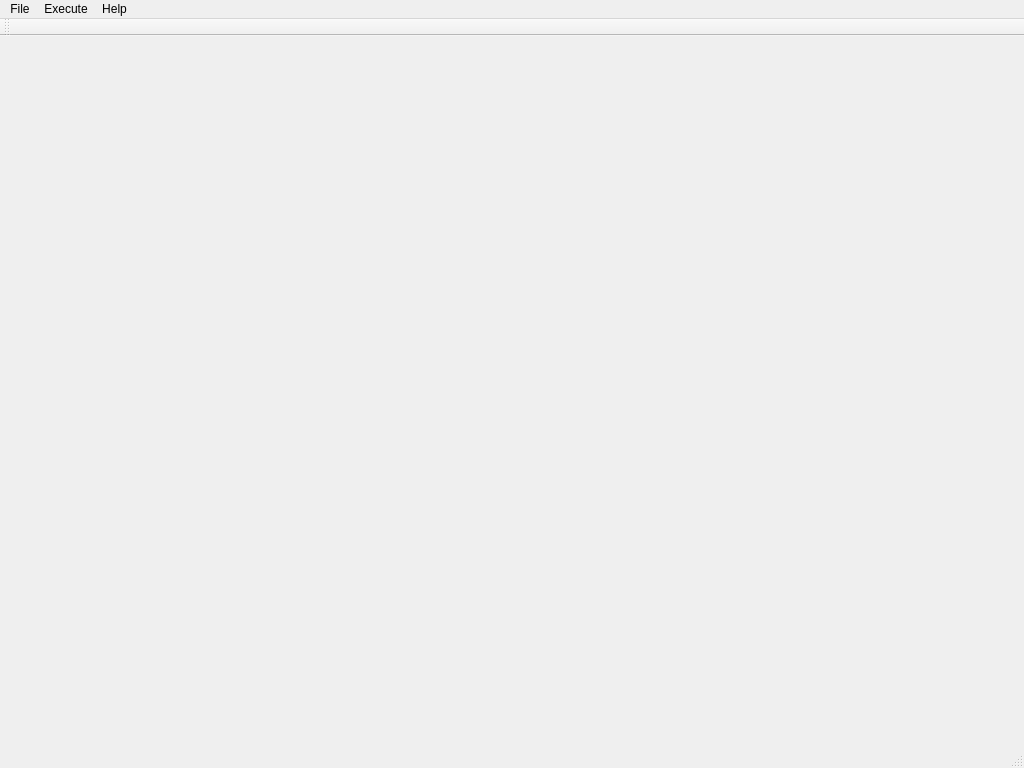
<?xml version="1.0" encoding="UTF-8"?>
<ui version="4.0">
 <class>converter</class>
 <widget class="QMainWindow" name="converter">
  <property name="windowModality">
   <enum>Qt::WindowModal</enum>
  </property>
  <property name="geometry">
   <rect>
    <x>0</x>
    <y>0</y>
    <width>1024</width>
    <height>768</height>
   </rect>
  </property>
  <property name="sizePolicy">
   <sizepolicy hsizetype="Fixed" vsizetype="Fixed">
    <horstretch>0</horstretch>
    <verstretch>0</verstretch>
   </sizepolicy>
  </property>
  <property name="windowTitle">
   <string>converter</string>
  </property>
  <property name="windowIcon">
   <iconset>
    <normaloff>../../../../Desktop/University/Link to DIPLOM/FORVER2---Converter/Resources/Icons/converter.ico</normaloff>../../../../Desktop/University/Link to DIPLOM/FORVER2---Converter/Resources/Icons/converter.ico</iconset>
  </property>
  <property name="iconSize">
   <size>
    <width>32</width>
    <height>32</height>
   </size>
  </property>
  <property name="dockOptions">
   <set>QMainWindow::AllowNestedDocks|QMainWindow::AllowTabbedDocks|QMainWindow::AnimatedDocks</set>
  </property>
  <widget class="QWidget" name="centralWidget"/>
  <widget class="QMenuBar" name="menuBar">
   <property name="geometry">
    <rect>
     <x>0</x>
     <y>0</y>
     <width>1024</width>
     <height>25</height>
    </rect>
   </property>
   <widget class="QMenu" name="menuFile">
    <property name="title">
     <string>File</string>
    </property>
    <addaction name="actionOpen_template"/>
    <addaction name="actionOpen"/>
    <addaction name="separator"/>
    <addaction name="actionClose"/>
   </widget>
   <widget class="QMenu" name="menuHelp">
    <property name="title">
     <string>Help</string>
    </property>
    <addaction name="actionFAQ"/>
    <addaction name="actionAbout"/>
   </widget>
   <widget class="QMenu" name="menuExecute">
    <property name="title">
     <string>Execute</string>
    </property>
    <addaction name="actionLoad_Target_Data_from_DB"/>
    <addaction name="actionLoad_Target_Data"/>
    <addaction name="actionConvert_files"/>
    <addaction name="separator"/>
    <addaction name="actionLoad_Template_Data"/>
    <addaction name="actionExport_template_data_to_DB"/>
    <addaction name="separator"/>
    <addaction name="actionExport_all"/>
    <addaction name="separator"/>
    <addaction name="actionSave_correlation_model"/>
    <addaction name="actionLoad_correlation_model"/>
   </widget>
   <addaction name="menuFile"/>
   <addaction name="menuExecute"/>
   <addaction name="menuHelp"/>
  </widget>
  <widget class="QToolBar" name="mainToolBar">
   <attribute name="toolBarArea">
    <enum>TopToolBarArea</enum>
   </attribute>
   <attribute name="toolBarBreak">
    <bool>false</bool>
   </attribute>
  </widget>
  <widget class="QStatusBar" name="statusBar"/>
  <action name="actionAbout">
   <property name="text">
    <string>About</string>
   </property>
   <property name="shortcut">
    <string>Ctrl+Shift+F1</string>
   </property>
  </action>
  <action name="actionClose">
   <property name="text">
    <string>Close</string>
   </property>
   <property name="shortcut">
    <string>Ctrl+Q</string>
   </property>
  </action>
  <action name="actionFAQ">
   <property name="text">
    <string>FAQ</string>
   </property>
   <property name="shortcut">
    <string>F1</string>
   </property>
  </action>
  <action name="actionOpen">
   <property name="text">
    <string>Open target file...</string>
   </property>
   <property name="shortcut">
    <string>Ctrl+T</string>
   </property>
  </action>
  <action name="actionOpen_template">
   <property name="text">
    <string>Open template...</string>
   </property>
   <property name="shortcut">
    <string>Ctrl+Shift+T</string>
   </property>
  </action>
  <action name="actionConvert_files">
   <property name="text">
    <string>Convert and export target data to DB </string>
   </property>
   <property name="shortcut">
    <string>Ctrl+R</string>
   </property>
  </action>
  <action name="actionLoad_Template_Data">
   <property name="text">
    <string>Load Template Data from FILE</string>
   </property>
   <property name="shortcut">
    <string>Ctrl+Shift+D</string>
   </property>
  </action>
  <action name="actionLoad_Target_Data">
   <property name="text">
    <string>Load Target Data from FILE</string>
   </property>
   <property name="shortcut">
    <string>Ctrl+D</string>
   </property>
  </action>
  <action name="actionExport_template_data_to_DB">
   <property name="text">
    <string>Export template data to DB</string>
   </property>
   <property name="shortcut">
    <string>Ctrl+G</string>
   </property>
  </action>
  <action name="actionLoad_Target_Data_from_DB">
   <property name="text">
    <string>Load Target Data from DB</string>
   </property>
   <property name="shortcut">
    <string>Shift+B</string>
   </property>
  </action>
  <action name="actionExport_all">
   <property name="text">
    <string>Export all to DB</string>
   </property>
   <property name="shortcut">
    <string>Ctrl+Shift+R</string>
   </property>
  </action>
  <action name="actionSave_correlation_model">
   <property name="text">
    <string>Save correlation model</string>
   </property>
   <property name="shortcut">
    <string>Ctrl+S</string>
   </property>
  </action>
  <action name="actionLoad_correlation_model">
   <property name="text">
    <string>Load correlation model</string>
   </property>
   <property name="shortcut">
    <string>Ctrl+L</string>
   </property>
  </action>
 </widget>
 <layoutdefault spacing="6" margin="11"/>
 <resources/>
 <connections>
  <connection>
   <sender>actionClose</sender>
   <signal>triggered()</signal>
   <receiver>converter</receiver>
   <slot>close()</slot>
   <hints>
    <hint type="sourcelabel">
     <x>-1</x>
     <y>-1</y>
    </hint>
    <hint type="destinationlabel">
     <x>299</x>
     <y>199</y>
    </hint>
   </hints>
  </connection>
 </connections>
</ui>
